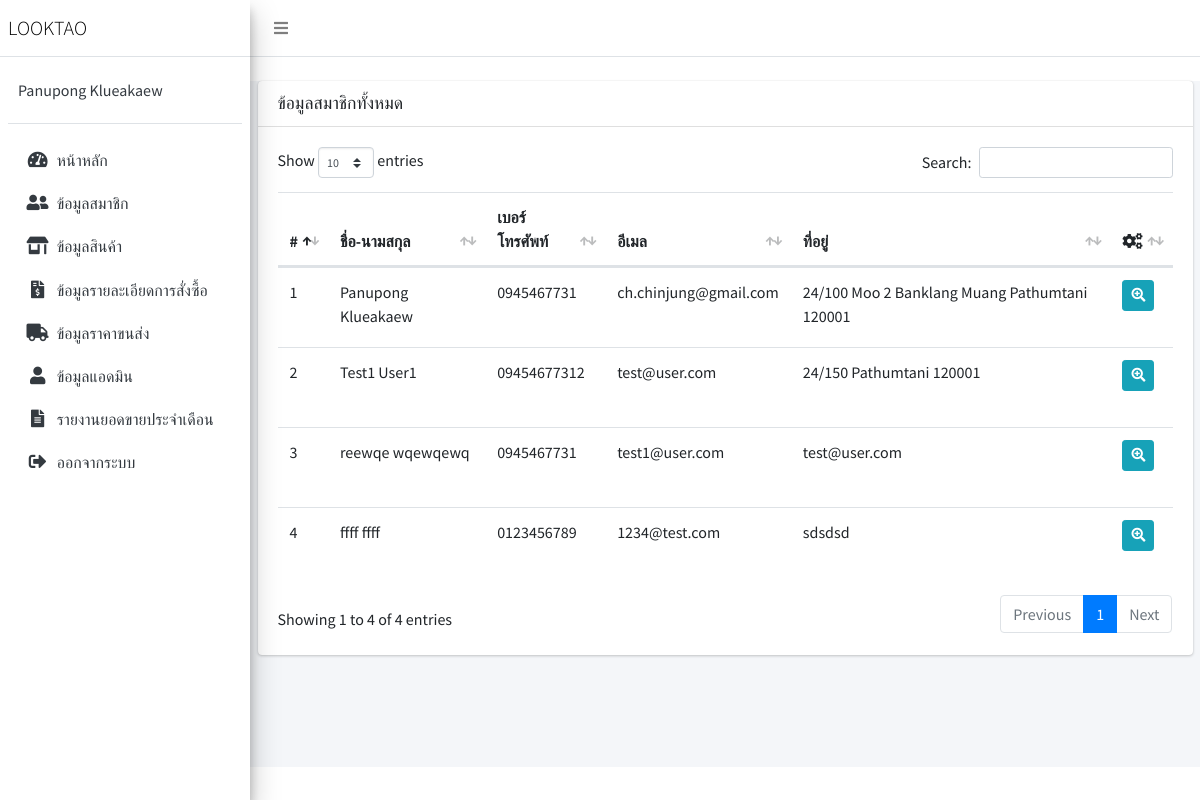
Screenshot of /admin/member.php (signed in) with the database file from the repository.
### tables this page shows
CREATE TABLE `member` (
  `mem_id` int(11) NOT NULL,
  `mem_firstname` varchar(255) NOT NULL,
  `mem_lastname` varchar(255) NOT NULL,
  `mem_username` varchar(255) DEFAULT NULL,
  `mem_password` varchar(255) NOT NULL,
  `mem_email` varchar(255) DEFAULT NULL,
  `mem_address` text DEFAULT NULL,
  `mem_tel` varchar(255) DEFAULT NULL,
  `mem_level` int(1) NOT NULL DEFAULT 0
);

### admin/member.php (the view, shortened to what this page needs)
<?php session_start(); require_once __DIR__.'/path/connectpdo.php'; ?>
<!DOCTYPE html>
<html lang="en">
<head>
    <?php require_once __DIR__.'/path/head.php'; ?>
    <link rel="stylesheet" href="assets/plugins/datatables-bs4/css/dataTables.bootstrap4.min.css">
    <link rel="stylesheet" href="assets/plugins/datatables-responsive/css/responsive.bootstrap4.min.css">
</head>
<body class="hold-transition sidebar-mini layout-fixed">
    <div class="wrapper"><?php require_once __DIR__.'/path/navbar.php'; ?>
        <?php require_once __DIR__.'/path/sidebar.php'; ?>
        <div class="content-wrapper">
            <div class="container-fluid">
                <div class="card mt-4">
                    <div class="card-header">
                        <h3 class="card-title">ข้อมูลสมาชิกทั้งหมด</h3>
                    </div>
                    <div class="card-body">
                        <table id="example1" class="table">
                            <thead>
                                <tr>
                                    <th>#</th>
                                    <th>ชื่อ-นามสกุล</th>
                                    <th>เบอร์โทรศัพท์</th>
                                    <th>อีเมล</th>
                                    <th>ที่อยู่</th>
                                    <th><i class="fas fa-cogs"></i></th>
                                </tr>
                            </thead>
                            <tbody>
                                <?php
                                    $i = 0;
                                    $sql = "SELECT * FROM member WHERE mem_level = 0";
                                    $stmt=$db->prepare($sql);
                                    $stmt->execute();
                                    while($row=$stmt->fetch(PDO::FETCH_ASSOC)){
                                        $id  = $row['mem_id'];
                                        $mem_firstname = $row['mem_firstname'];
                                        $mem_lastname = $row['mem_lastname'];
                                        $mem_email = $row['mem_email'];
                                        $mem_address = $row['mem_address'];
                                        $mem_tel = $row['mem_tel'];
                                        $i++;
                                ?>
                                <tr>
                                    <td><?=$i?></td>
                                    <td><?=$mem_firstname?> <?=$mem_lastname?></td>
                                    <td><?=$mem_tel?></td>
                                    <td><?=$mem_email?></td>
                                    <td><?=$mem_address?></td>
                                    <td><button type="button" class="btn btn-sm btn-info mb-4" data-toggle="modal"
                                            data-target="#view_member" data-id="<?=$id?>"><i class="fas fa-search-plus"></i></button></td>
                                </tr>
                                <?php } ?>
                            </tbody>
                        </table>
                    </div>
                </div>
            </div>
        </div>
    </div>
</body>
</html>

### rows the page displays
member: mem_firstname "Panupong", mem_lastname "Klueakaew", mem_tel "0945467731", mem_email "ch.chinjung@gmail.com", mem_address "24/100 Moo 2 Banklang Muang Pathumtani 120001"
member: mem_firstname "Test1", mem_lastname "User1", mem_tel "09454677312", mem_email "test@user.com", mem_address "24/150 Pathumtani 120001"
member: mem_firstname "reewqe", mem_lastname "wqewqewq", mem_tel "0945467731", mem_email "test1@user.com", mem_address "test@user.com"
member: mem_firstname "ffff", mem_lastname "ffff", mem_tel "0123456789", mem_email "1234@test.com", mem_address "sdsdsd"

### other values shown
$_SESSION['mem_firstname'] "Panupong"
$_SESSION['mem_lastname'] "Klueakaew"
